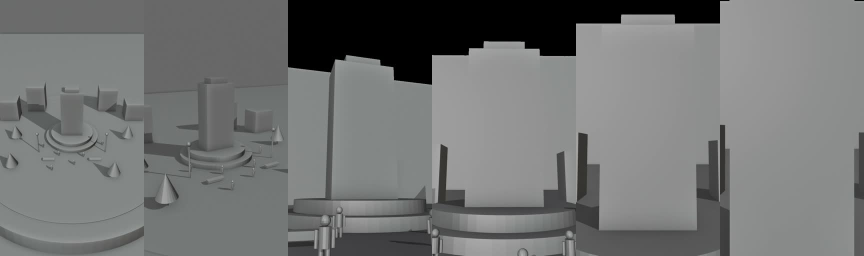
#> input picture templates/me/clay-strip.jpg, 1728 x 512 px (shown at 1/2 size)
$ python -i layout_check.py   (imports and definitions only)
#> lines starting #> are read from the running program, lines starting #| are printed output that depends on the picture
"""Gate E layout check: does keyframe B keep step A's layout? Edge-map correlation at 72x128 after blur.
Prints the score; exit 1 if below --min."""
import argparse, sys
import numpy as np
from PIL import Image, ImageFilter
# [2 lines not run here, left out]
def edges(f):
#> called with f = '../templates/me/clay-strip.jpg'
    g = Image.open(f).convert("L").resize((144, 256)).filter(ImageFilter.GaussianBlur(2))
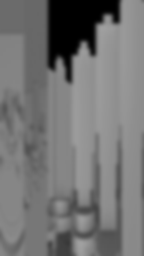
#> g: PIL image 144x256 L; min 0, max 160, mean 115.6
    x = np.asarray(g, float); gx = np.abs(np.diff(x, axis=1))[:-1]; gy = np.abs(np.diff(x, axis=0))[:, :-1]
#> after `gx = np.abs(np.diff(x, axis=1))[:-1]`:
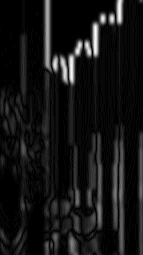
#> gx: shape (255, 143) float64; min 0, max 30, mean 2.4; drawn with min black and max white
#> after `gy = np.abs(np.diff(x, axis=0))[:, :-1]`:
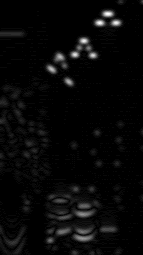
#> gy: shape (255, 143) float64; min 0, max 28, mean 0.9; drawn with min black and max white
    e = np.asarray(Image.fromarray((gx + gy).astype(np.uint8)).filter(ImageFilter.GaussianBlur(3)), float)
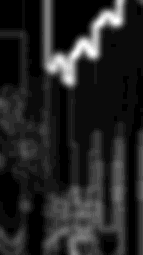
#> e: shape (255, 143) float64; min 0, max 23, mean 3.2; drawn with min black and max white
    return (e - e.mean()) / (e.std() + 1e-6)
# [1 line that did not run here, left out]
# [2 lines not run here, left out]

>>> result = edges('../templates/me/clay-strip.jpg')
